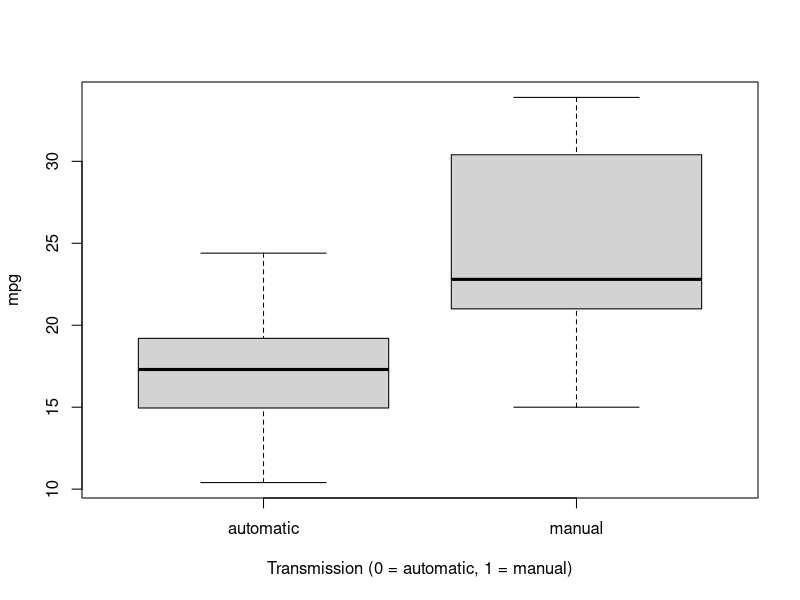
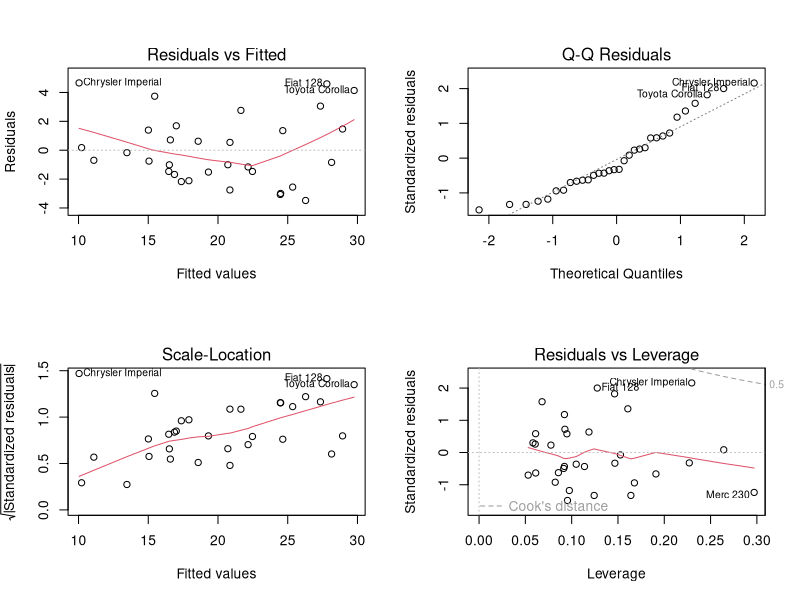

The R script that drew these images, in order:
## ---- chunk 1
library(ggplot2)
data(mtcars)
head(mtcars)
## ---- chunk 2
mtcars$cyl <- as.factor(mtcars$cyl)
mtcars$vs <- as.factor(mtcars$vs)
mtcars$am <- factor(mtcars$am)
levels(mtcars$am) <- c("automatic", "manual")
mtcars$gear <- factor(mtcars$gear)
mtcars$carb <- factor(mtcars$carb)
## ---- chunk 3
boxplot(mpg ~ am, data = mtcars, xlab = "Transmission (0 = automatic, 1 = manual)")
## ---- chunk 4
t.test(mpg ~ am, data = mtcars)
## ---- chunk 5
simpleMod <- lm(mpg ~ am, mtcars)
summary(simpleMod)
## ---- chunk 6
fullMod <- lm(mpg ~ ., mtcars)
summary(fullMod)
## ---- chunk 7
stepMod <- step(fullMod, direction = "backward", k=log(nrow(mtcars)), trace = F)
summary(stepMod)
## ---- chunk 8
confint(stepMod)
## ---- chunk 9
par(mfrow = c(2, 2))
plot(stepMod)
